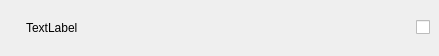
<?xml version="1.0" encoding="UTF-8"?>
<ui version="4.0">
 <class>FileListItem</class>
 <widget class="QWidget" name="FileListItem">
  <property name="geometry">
   <rect>
    <x>0</x>
    <y>0</y>
    <width>439</width>
    <height>56</height>
   </rect>
  </property>
  <property name="windowTitle">
   <string>Form</string>
  </property>
  <layout class="QHBoxLayout" name="horizontalLayout">
   <property name="spacing">
    <number>10</number>
   </property>
   <property name="leftMargin">
    <number>0</number>
   </property>
   <property name="topMargin">
    <number>0</number>
   </property>
   <property name="rightMargin">
    <number>0</number>
   </property>
   <property name="bottomMargin">
    <number>0</number>
   </property>
   <item>
    <widget class="QWidget" name="file_list_item" native="true">
     <layout class="QHBoxLayout" name="horizontalLayout_2">
      <property name="spacing">
       <number>10</number>
      </property>
      <item>
       <widget class="QLabel" name="file_item_icon">
        <property name="maximumSize">
         <size>
          <width>20</width>
          <height>20</height>
         </size>
        </property>
        <property name="text">
         <string/>
        </property>
        <property name="pixmap">
         <pixmap resource="icons.qrc">:/assets/icons/folder-close.svg</pixmap>
        </property>
        <property name="scaledContents">
         <bool>true</bool>
        </property>
       </widget>
      </item>
      <item>
       <widget class="QLabel" name="file_name">
        <property name="text">
         <string>TextLabel</string>
        </property>
       </widget>
      </item>
      <item>
       <spacer name="horizontalSpacer">
        <property name="orientation">
         <enum>Qt::Horizontal</enum>
        </property>
        <property name="sizeHint" stdset="0">
         <size>
          <width>40</width>
          <height>20</height>
         </size>
        </property>
       </spacer>
      </item>
      <item>
       <widget class="QCheckBox" name="file_checker">
        <property name="text">
         <string/>
        </property>
       </widget>
      </item>
     </layout>
    </widget>
   </item>
  </layout>
 </widget>
 <resources>
  <include location="icons.qrc"/>
 </resources>
 <connections/>
</ui>
